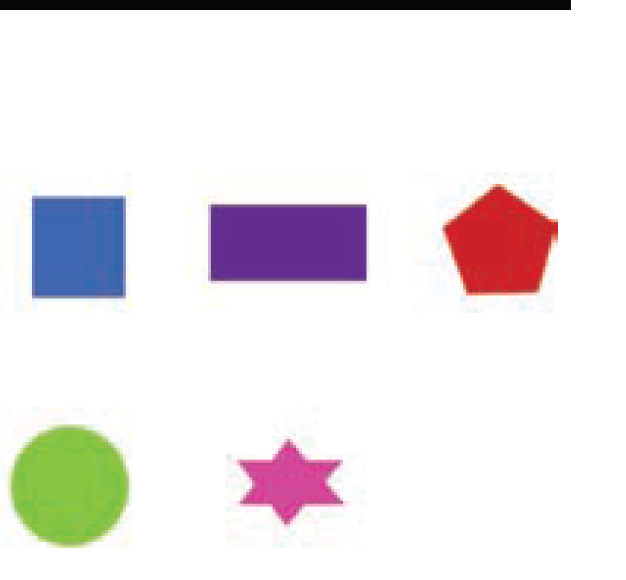
#> input picture shapes.png, 626 x 580 px, found by its file name
$ jupyter execute Quiz_2.ipynb
#> lines starting #> are read from the running program, lines starting #| are printed output that depends on the picture; after the words box and inside, x2 and y2 are one past the last pixel; in counts of white or black regions, pixels touching at a corner belong together
<a href="https://colab.research.google.com/github/minhhieu9800/mse_divp/blob/main/Quiz_2.ipynb" target="_parent"></a>

Họ tên: Nguyễn Minh Hiếu </br>
Mã học viên: 22MSE23062 </br>
Email: hieu22mse23062@fsb.edu.vn

# Bài 1

[cell 1]
import cv2
import numpy as np
import urllib.request
from skimage.color import label2rgb
from skimage.measure import label, regionprops
import matplotlib.pyplot as plt

url = 'https://minhhieu9800.github.io/mse_divp/shapes.png'

# read image
with urllib.request.urlopen(url) as url_response:
    img_array = np.asarray(bytearray(url_response.read()), dtype=np.uint8)
    img = cv2.imdecode(img_array, cv2.IMREAD_COLOR)
#> img is the input picture: shape (580, 626, 3); mean B, G, R 232.3, 230.4, 235.2

# Load image
# img = cv2.imread('/content/shapes.png')

# Convert to grayscale image
grayImg = cv2.cvtColor(img, cv2.COLOR_BGR2GRAY)
grayImg[0:20,:] = 255
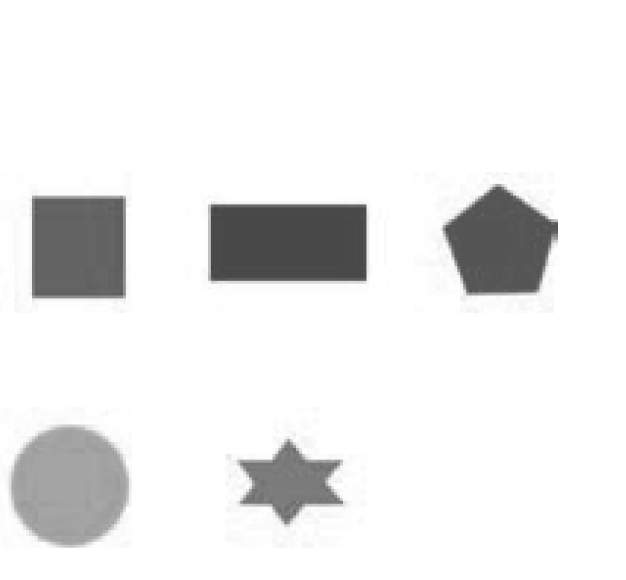
#> grayImg: shape (580, 626); min 68, max 255, mean 235.9

# Binarize image
level, bwImg = cv2.threshold(grayImg, 0, 255, cv2.THRESH_BINARY+cv2.THRESH_OTSU)
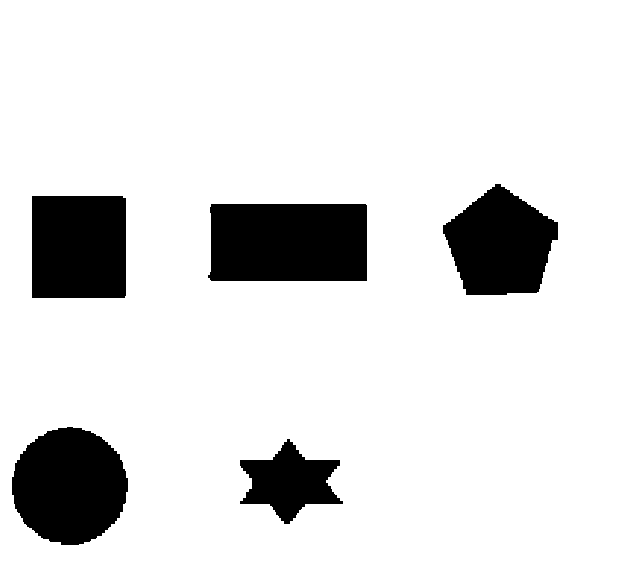
#> bwImg: shape (580, 626); 87.4% white; 5 black regions, box (x1, y1, x2, y2) and area: (208, 204, 367, 281) 12031, (12, 427, 128, 545) 10553, (32, 196, 126, 298) 9580, (443, 184, 558, 295) 8884, (240, 439, 343, 524) 4653
#> level = 182
bwImg = 255 - bwImg

# Convert colors
L = label(bwImg, connectivity=2)
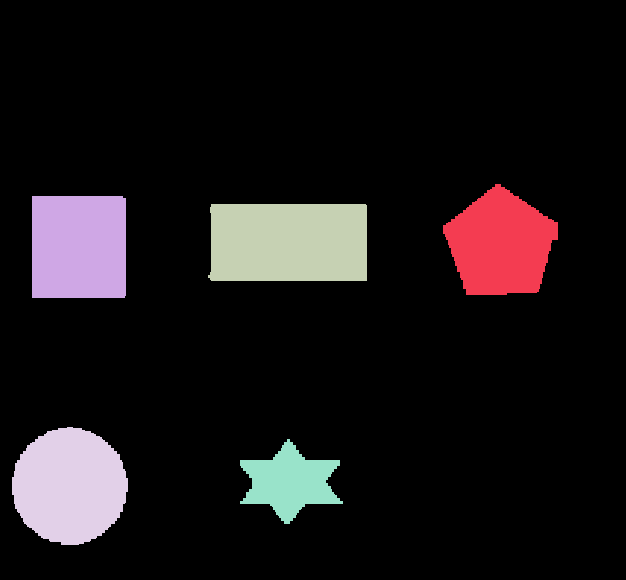
#> L: shape (580, 626) int64; 6 distinct labels, from 0 to 5; one colour per label, 0 black
cmap = ['blue','red','green','magenta','cyan']
#[magenta red green cyan blue]
rgbLabel = label2rgb(L, colors=cmap, bg_color=[1, 1, 1], bg_label=0)


# Show images

fig, ax = plt.subplots(1, 3, figsize=(15, 5))
ax[0].imshow(cv2.cvtColor(img, cv2.COLOR_BGR2RGB))
ax[0].set_title('Original image')
ax[1].imshow(bwImg, cmap='gray')
ax[1].set_title('Binarized Image')
ax[2].imshow(rgbLabel)
ax[2].set_title('RGB Image')
plt.show()
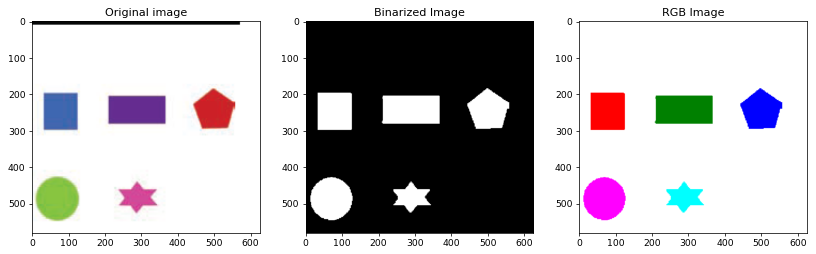
#> figure drawn by matplotlib, 3 panels

# Bài 2

[cell 2]
import cv2
import numpy as np
import urllib.request
import matplotlib.pyplot as plt

# load image
# img = cv2.imread('coins.png', cv2.IMREAD_GRAYSCALE)

url = 'https://minhhieu9800.github.io/mse_divp/coins.png'

# read image
with urllib.request.urlopen(url) as url_response:
    img_array = np.asarray(bytearray(url_response.read()), dtype=np.uint8)
    img = cv2.imdecode(img_array, cv2.IMREAD_GRAYSCALE)
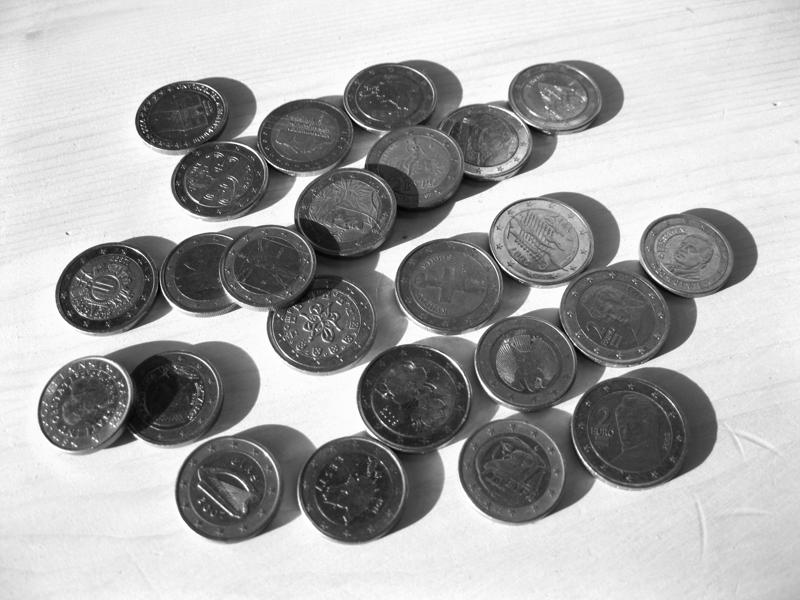
#> input picture coins.png, 800 x 600 px, found by its file name
#> img is the input picture: shape (600, 800); min 0, max 255, mean 168.4

# a. binarize image
level, bwImg = cv2.threshold(img, 0, 255, cv2.THRESH_BINARY + cv2.THRESH_OTSU)
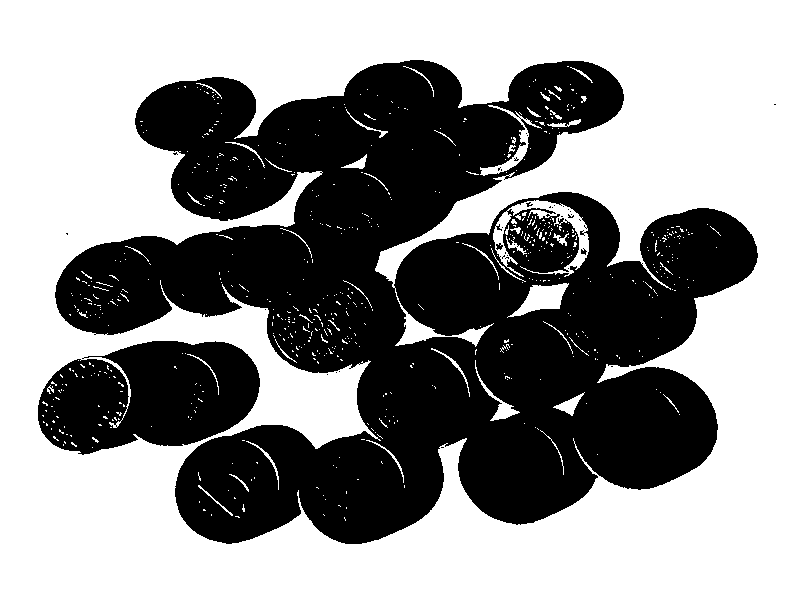
#> bwImg: shape (600, 800); 56.7% white; 36 black regions (32 under 20 px), largest, box (x1, y1, x2, y2) and area: (55, 60, 758, 544) 188929, (38, 341, 260, 455) 18709, (496, 243, 503, 250) 31, (581, 248, 587, 255) 24
#> level = 158

# b. choose any structuring element
se = cv2.getStructuringElement(cv2.MORPH_ELLIPSE, (5, 5))
img_dilated = cv2.dilate(img, se)
img_eroded = cv2.erode(img, se)
edge1 = img_dilated - img
edge2 = img - img_eroded
edge3 = edge1 + edge2

edgeEllipse = edge3

# c. create your own structuring element
se1 = np.array([[0, 1, 1, 0], [1, 0, 0, 1], [1, 0, 0, 1], [0, 1, 1, 0]], dtype=np.uint8)
img_dilated = cv2.dilate(img, se1)
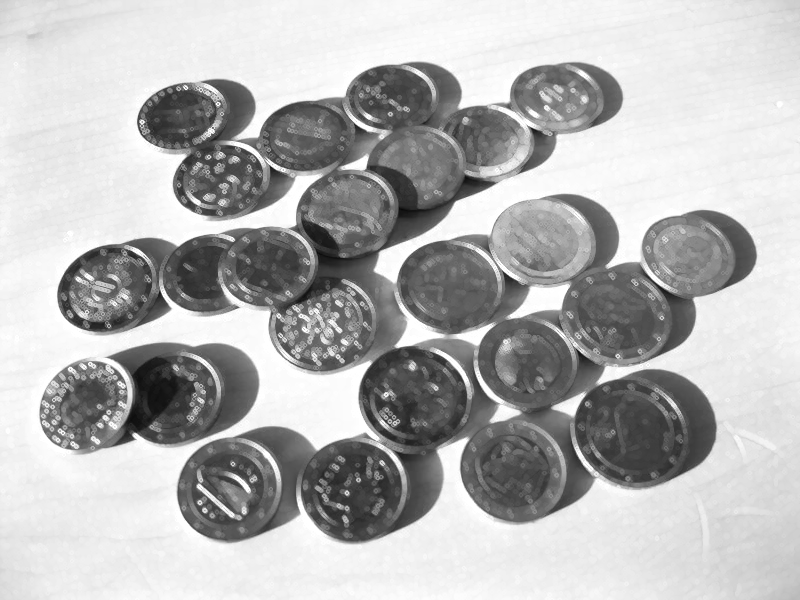
#> img_dilated: shape (600, 800); min 9, max 255, mean 181.2
img_eroded = cv2.erode(img, se1)
edge1 = img_dilated - img
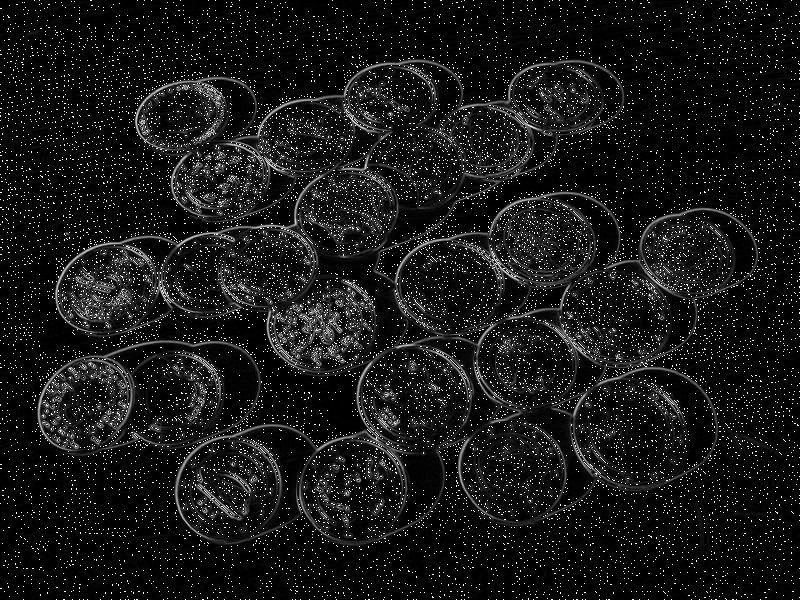
#> edge1: shape (600, 800); min 0, max 255, mean 23.6
edge2 = img - img_eroded
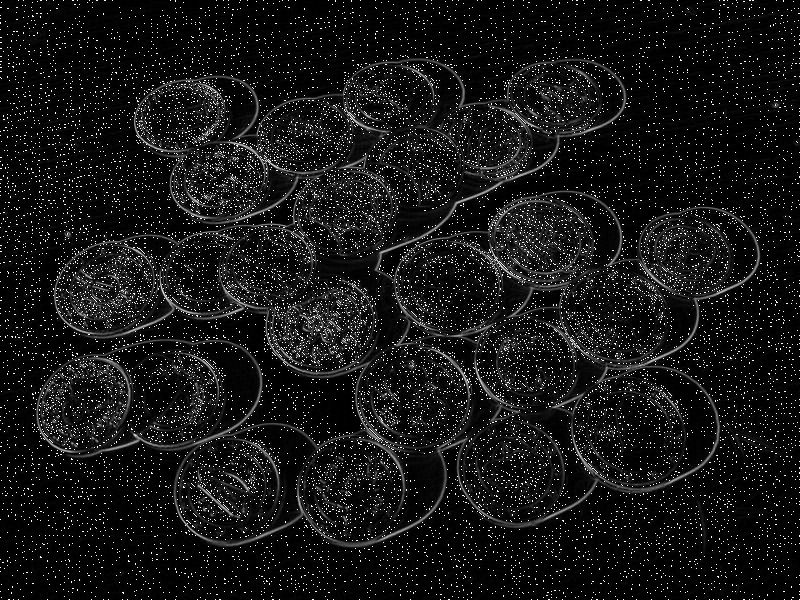
#> edge2: shape (600, 800); min 0, max 255, mean 22.3
edge3 = edge1 + edge2
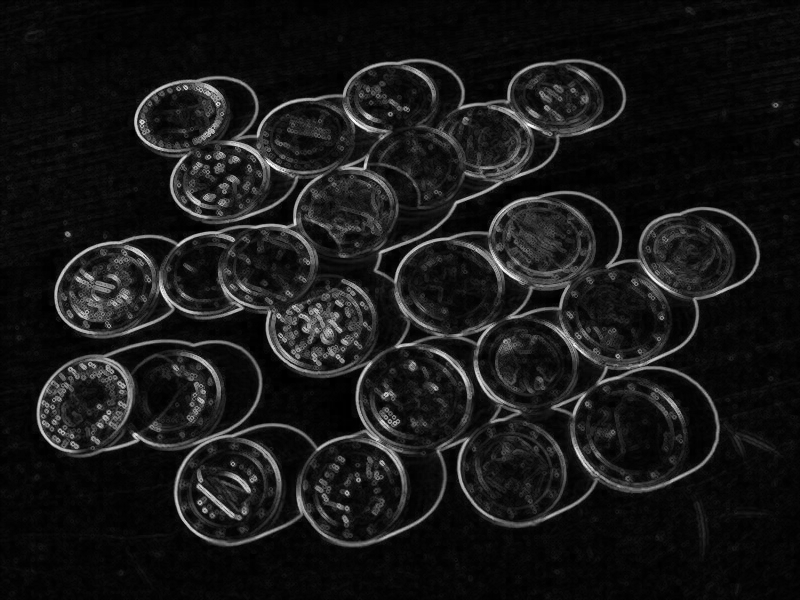
#> edge3: shape (600, 800); min 0, max 255, mean 24.1

edgeCustom = edge3


fig, ax = plt.subplots(1, 3, figsize=(15, 5))
ax[0].imshow(bwImg, cmap='gray')
ax[0].set_title('Binarized Image')
ax[1].imshow(edgeEllipse, cmap='gray')
ax[1].set_title('Detected Image')
ax[2].imshow(edgeCustom, cmap='gray')
ax[2].set_title('Detected Custom Image')
plt.show()
